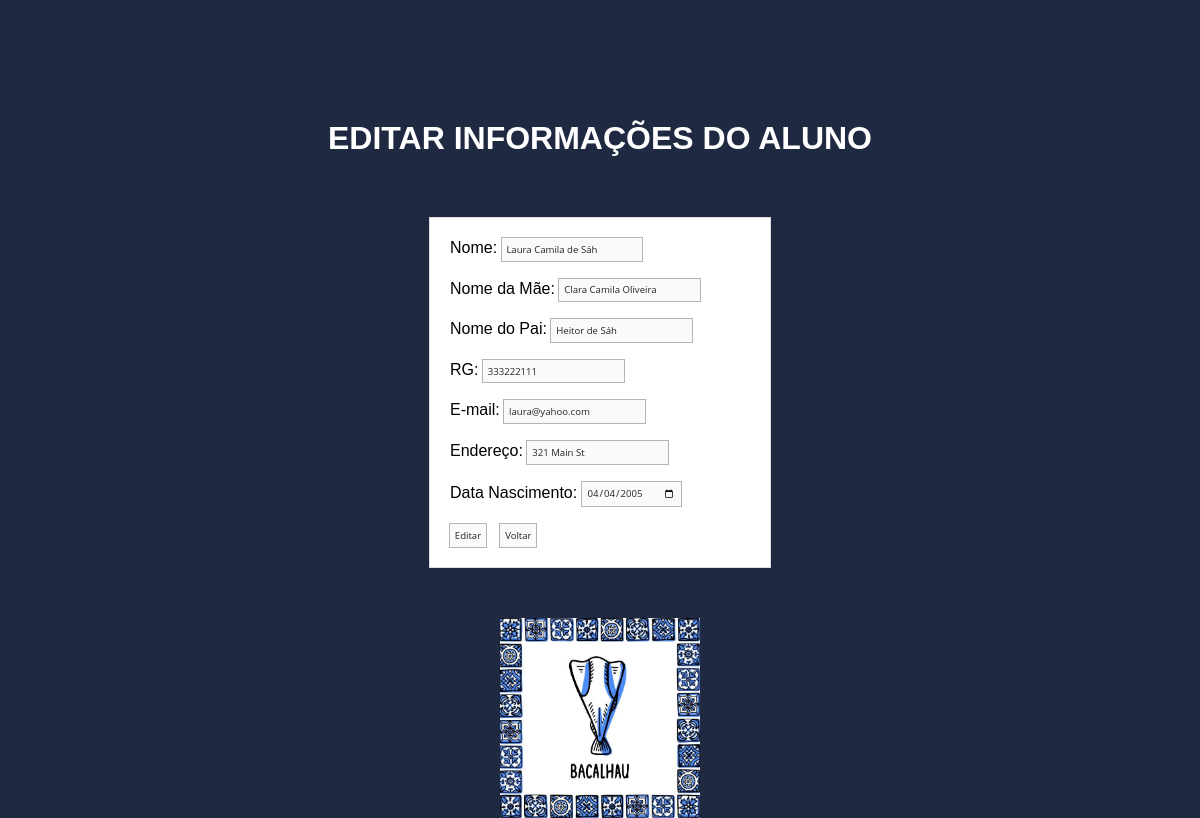
/cadastro/UD/alterar_aluno.php?id=4, run on the app's committed database.
### tables this page shows
CREATE TABLE `alunos` (
  `id` int NOT NULL AUTO_INCREMENT,
  `nome` varchar(50) DEFAULT NULL,
  `maeAluno` varchar(50) DEFAULT NULL,
  `paiAluno` varchar(50) DEFAULT NULL,
  `rg` char(9) NOT NULL,
  `email` varchar(50) DEFAULT NULL,
  `endereco` varchar(50) DEFAULT NULL,
  `dataNasc` date DEFAULT NULL,
  PRIMARY KEY (`id`)
);

### cadastro/UD/alterar_aluno.php (the view, shortened to what this page needs)
<?php
if (isset($_GET['id'])) {
    $id = $_GET['id'];
    $conexao = new PDO("mysql:host=127.0.0.1;dbname=diarioClasse", "root", "");
    $comandoSQL = $conexao->prepare("SELECT * FROM alunos WHERE id = :id");
    $comandoSQL->bindParam(':id', $id);
    $comandoSQL->execute();
    $linhaBD = $comandoSQL->fetch();
    if ($linhaBD) {
?>
        <center>
            <h1>EDITAR INFORMAÇÕES DO ALUNO</h1>
        </center>
        <form action="alterar_aluno.php" method="post">
            <label>Nome:</label>
            <input type="text" class="ajuste" name="nomeAluno" value="<?php echo $linhaBD['nome']; ?>"><br><br>
            <label>Nome da Mãe:</label>
            <input type="text" class="ajuste" name="nomeMae" value="<?php echo $linhaBD['maeAluno']; ?>"><br><br>
            <label>Nome do Pai:</label>
            <input type="text" class="ajuste" name="nomePai" value="<?php echo $linhaBD['paiAluno']; ?>"><br><br>
            <label>RG:</label>
            <input type="text" class="ajuste" name="rgAluno" value="<?php echo $linhaBD['rg']; ?>"><br><br>
            <label>E-mail:</label>
            <input type="text" class="ajuste" name="emailAluno" value="<?php echo $linhaBD['email']; ?>"><br><br>
            <label>Endereço:</label>
            <input type="text" class="ajuste" name="enderecoAluno" value="<?php echo $linhaBD['endereco']; ?>"><br><br>
            <label>Data Nascimento:</label>
            <input type="date" class="ajuste" name="dataAluno" value="<?php echo $linhaBD['dataNasc']; ?>"><br><br>
            <input type="submit" class="ajuste" value="Editar">
            <a href="../cadastro_aluno.php"><button style='margin-left:10px;' class="ajuste">Voltar</button></a>
        </form>
        <CENTER><img src="../peixe.jpg" width="200em" height="200em"></CENTER>
<?php
    } else {
        echo "Aluno não encontrado!";
    }
} else {
    echo "Erro: ID do aluno não informado!";
}
?>

### cadastro/UD/alterar_aluno.php (style rules this page uses)
.ajuste { font-family: 'Open Sans', sans-serif; font-weight: 500; font-size: 0.8vw; color: #242424; background-color: rgb(250, 250, 250); border: none; outline: 1px solid rgb(184, 180, 180); padding: 0.4vw; max-width: 190px; transition: 0.4s; cursor: pointer; }
form { width: 300px; margin: 50px auto; padding: 20px; background-color: #fff; border: 1px solid #ddd; box-shadow: 0px 0px 10px rgba(0, 0, 0, 0.1); margin-top: 5%; }
h1 { color: white; margin-top: 10%; }

### data on the page
alunos: nomeAluno "Laura Camila de Sáh", nomeMae "Clara Camila Oliveira", nomePai "Heitor de Sáh", rgAluno "333222111", emailAluno "laura@yahoo.com", enderecoAluno "321 Main St", dataAluno "04/04/2005"
